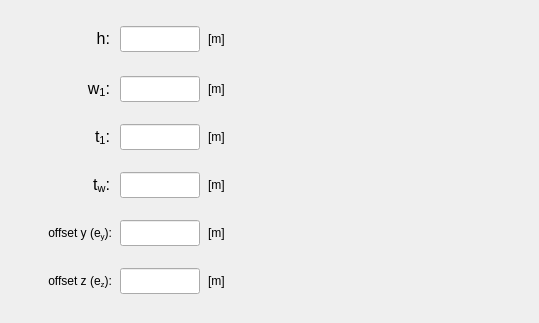
       <widget class="QWidget" name="tab_T_section">
        <attribute name="title">
         <string>T-section</string>
        </attribute>
        <widget class="QLabel" name="label_11">
         <property name="geometry">
          <rect>
           <x>280</x>
           <y>4</y>
           <width>250</width>
           <height>310</height>
          </rect>
         </property>
         <property name="text">
          <string/>
         </property>
         <property name="pixmap">
          <pixmap>../../../../../../data/figures/T_profile.PNG</pixmap>
         </property>
         <property name="scaledContents">
          <bool>true</bool>
         </property>
        </widget>
        <widget class="QLineEdit" name="lineEdit_offsetz_T_section">
         <property name="geometry">
          <rect>
           <x>120</x>
           <y>268</y>
           <width>80</width>
           <height>26</height>
          </rect>
         </property>
         <property name="minimumSize">
          <size>
           <width>80</width>
           <height>26</height>
          </size>
         </property>
         <property name="maximumSize">
          <size>
           <width>80</width>
           <height>26</height>
          </size>
         </property>
         <property name="font">
          <font>
           <family>Arial</family>
           <pointsize>11</pointsize>
           <weight>75</weight>
           <italic>true</italic>
           <bold>true</bold>
          </font>
         </property>
         <property name="focusPolicy">
          <enum>Qt::StrongFocus</enum>
         </property>
         <property name="styleSheet">
          <string notr="true">color: rgb(255, 0, 0);</string>
         </property>
         <property name="alignment">
          <set>Qt::AlignCenter</set>
         </property>
        </widget>
        <widget class="QLabel" name="label_143">
         <property name="geometry">
          <rect>
           <x>208</x>
           <y>268</y>
           <width>35</width>
           <height>26</height>
          </rect>
         </property>
         <property name="minimumSize">
          <size>
           <width>35</width>
           <height>26</height>
          </size>
         </property>
         <property name="maximumSize">
          <size>
           <width>35</width>
           <height>26</height>
          </size>
         </property>
         <property name="text">
          <string>[m]</string>
         </property>
         <property name="alignment">
          <set>Qt::AlignLeading|Qt::AlignLeft|Qt::AlignVCenter</set>
         </property>
        </widget>
        <widget class="QLabel" name="label_81">
         <property name="geometry">
          <rect>
           <x>20</x>
           <y>124</y>
           <width>90</width>
           <height>26</height>
          </rect>
         </property>
         <property name="minimumSize">
          <size>
           <width>90</width>
           <height>26</height>
          </size>
         </property>
         <property name="maximumSize">
          <size>
           <width>90</width>
           <height>26</height>
          </size>
         </property>
         <property name="text">
          <string>&lt;html&gt;&lt;head/&gt;&lt;body&gt;&lt;p align=&quot;right&quot;&gt;&lt;span style=&quot; font-size:12pt;&quot;&gt;t&lt;/span&gt;&lt;span style=&quot; font-size:12pt; vertical-align:sub;&quot;&gt;1&lt;/span&gt;&lt;span style=&quot; font-size:12pt;&quot;&gt;:&lt;/span&gt;&lt;/p&gt;&lt;/body&gt;&lt;/html&gt;</string>
         </property>
         <property name="alignment">
          <set>Qt::AlignCenter</set>
         </property>
        </widget>
        <widget class="QLabel" name="label_144">
         <property name="geometry">
          <rect>
           <x>208</x>
           <y>220</y>
           <width>35</width>
           <height>26</height>
          </rect>
         </property>
         <property name="minimumSize">
          <size>
           <width>35</width>
           <height>26</height>
          </size>
         </property>
         <property name="maximumSize">
          <size>
           <width>35</width>
           <height>26</height>
          </size>
         </property>
         <property name="text">
          <string>[m]</string>
         </property>
         <property name="alignment">
          <set>Qt::AlignLeading|Qt::AlignLeft|Qt::AlignVCenter</set>
         </property>
        </widget>
        <widget class="QLineEdit" name="lineEdit_height_T_section">
         <property name="geometry">
          <rect>
           <x>120</x>
           <y>26</y>
           <width>80</width>
           <height>26</height>
          </rect>
         </property>
         <property name="minimumSize">
          <size>
           <width>0</width>
           <height>26</height>
          </size>
         </property>
         <property name="maximumSize">
          <size>
           <width>80</width>
           <height>26</height>
          </size>
         </property>
         <property name="sizeIncrement">
          <size>
           <width>80</width>
           <height>26</height>
          </size>
         </property>
         <property name="font">
          <font>
           <family>Arial</family>
           <pointsize>11</pointsize>
           <weight>75</weight>
           <italic>true</italic>
           <bold>true</bold>
          </font>
         </property>
         <property name="focusPolicy">
          <enum>Qt::StrongFocus</enum>
         </property>
         <property name="styleSheet">
          <string notr="true">color: rgb(255, 0, 0);</string>
         </property>
         <property name="alignment">
          <set>Qt::AlignCenter</set>
         </property>
        </widget>
        <widget class="QLineEdit" name="lineEdit_w1_T_section">
         <property name="geometry">
          <rect>
           <x>120</x>
           <y>76</y>
           <width>80</width>
           <height>26</height>
          </rect>
         </property>
         <property name="minimumSize">
          <size>
           <width>0</width>
           <height>24</height>
          </size>
         </property>
         <property name="maximumSize">
          <size>
           <width>80</width>
           <height>26</height>
          </size>
         </property>
         <property name="sizeIncrement">
          <size>
           <width>0</width>
           <height>0</height>
          </size>
         </property>
         <property name="font">
          <font>
           <family>Arial</family>
           <pointsize>11</pointsize>
           <weight>75</weight>
           <italic>true</italic>
           <bold>true</bold>
          </font>
         </property>
         <property name="focusPolicy">
          <enum>Qt::StrongFocus</enum>
         </property>
         <property name="styleSheet">
          <string notr="true">color: rgb(255, 0, 0);</string>
         </property>
         <property name="alignment">
          <set>Qt::AlignCenter</set>
         </property>
        </widget>
        <widget class="QLabel" name="label_145">
         <property name="geometry">
          <rect>
           <x>208</x>
           <y>124</y>
           <width>35</width>
           <height>26</height>
          </rect>
         </property>
         <property name="minimumSize">
          <size>
           <width>35</width>
           <height>26</height>
          </size>
         </property>
         <property name="maximumSize">
          <size>
           <width>35</width>
           <height>26</height>
          </size>
         </property>
         <property name="text">
          <string>[m]</string>
         </property>
         <property name="alignment">
          <set>Qt::AlignLeading|Qt::AlignLeft|Qt::AlignVCenter</set>
         </property>
        </widget>
        <widget class="QLineEdit" name="lineEdit_offsety_T_section">
         <property name="geometry">
          <rect>
           <x>120</x>
           <y>220</y>
           <width>80</width>
           <height>26</height>
          </rect>
         </property>
         <property name="minimumSize">
          <size>
           <width>80</width>
           <height>26</height>
          </size>
         </property>
         <property name="maximumSize">
          <size>
           <width>80</width>
           <height>26</height>
          </size>
         </property>
         <property name="font">
          <font>
           <family>Arial</family>
           <pointsize>11</pointsize>
           <weight>75</weight>
           <italic>true</italic>
           <bold>true</bold>
          </font>
         </property>
         <property name="focusPolicy">
          <enum>Qt::StrongFocus</enum>
         </property>
         <property name="styleSheet">
          <string notr="true">color: rgb(255, 0, 0);</string>
         </property>
         <property name="alignment">
          <set>Qt::AlignCenter</set>
         </property>
        </widget>
        <widget class="QLineEdit" name="lineEdit_tw_T_section">
         <property name="geometry">
          <rect>
           <x>120</x>
           <y>172</y>
           <width>80</width>
           <height>26</height>
          </rect>
         </property>
         <property name="minimumSize">
          <size>
           <width>0</width>
           <height>24</height>
          </size>
         </property>
         <property name="maximumSize">
          <size>
           <width>80</width>
           <height>26</height>
          </size>
         </property>
         <property name="sizeIncrement">
          <size>
           <width>0</width>
           <height>0</height>
          </size>
         </property>
         <property name="font">
          <font>
           <family>Arial</family>
           <pointsize>11</pointsize>
           <weight>75</weight>
           <italic>true</italic>
           <bold>true</bold>
          </font>
         </property>
         <property name="focusPolicy">
          <enum>Qt::StrongFocus</enum>
         </property>
         <property name="styleSheet">
          <string notr="true">color: rgb(255, 0, 0);</string>
         </property>
         <property name="alignment">
          <set>Qt::AlignCenter</set>
         </property>
        </widget>
        <widget class="QLabel" name="label_83">
         <property name="geometry">
          <rect>
           <x>20</x>
           <y>76</y>
           <width>90</width>
           <height>26</height>
          </rect>
         </property>
         <property name="minimumSize">
          <size>
           <width>90</width>
           <height>26</height>
          </size>
         </property>
         <property name="maximumSize">
          <size>
           <width>90</width>
           <height>26</height>
          </size>
         </property>
         <property name="text">
          <string>&lt;html&gt;&lt;head/&gt;&lt;body&gt;&lt;p align=&quot;right&quot;&gt;&lt;span style=&quot; font-size:12pt;&quot;&gt;w&lt;/span&gt;&lt;span style=&quot; font-size:12pt; vertical-align:sub;&quot;&gt;1&lt;/span&gt;&lt;span style=&quot; font-size:12pt;&quot;&gt;:&lt;/span&gt;&lt;/p&gt;&lt;/body&gt;&lt;/html&gt;</string>
         </property>
         <property name="alignment">
          <set>Qt::AlignCenter</set>
         </property>
        </widget>
        <widget class="QLabel" name="label_148">
         <property name="geometry">
          <rect>
           <x>22</x>
           <y>220</y>
           <width>90</width>
           <height>26</height>
          </rect>
         </property>
         <property name="minimumSize">
          <size>
           <width>90</width>
           <height>26</height>
          </size>
         </property>
         <property name="maximumSize">
          <size>
           <width>90</width>
           <height>26</height>
          </size>
         </property>
         <property name="text">
          <string>&lt;html&gt;&lt;head/&gt;&lt;body&gt;&lt;p&gt;offset y (e&lt;span style=&quot; vertical-align:sub;&quot;&gt;y&lt;/span&gt;):&lt;/p&gt;&lt;/body&gt;&lt;/html&gt;</string>
         </property>
         <property name="alignment">
          <set>Qt::AlignRight|Qt::AlignTrailing|Qt::AlignVCenter</set>
         </property>
        </widget>
        <widget class="QLabel" name="label_149">
         <property name="geometry">
          <rect>
           <x>22</x>
           <y>268</y>
           <width>90</width>
           <height>26</height>
          </rect>
         </property>
         <property name="minimumSize">
          <size>
           <width>90</width>
           <height>26</height>
          </size>
         </property>
         <property name="maximumSize">
          <size>
           <width>90</width>
           <height>26</height>
          </size>
         </property>
         <property name="text">
          <string>&lt;html&gt;&lt;head/&gt;&lt;body&gt;&lt;p&gt;offset z (e&lt;span style=&quot; vertical-align:sub;&quot;&gt;z&lt;/span&gt;):&lt;/p&gt;&lt;/body&gt;&lt;/html&gt;</string>
         </property>
         <property name="alignment">
          <set>Qt::AlignRight|Qt::AlignTrailing|Qt::AlignVCenter</set>
         </property>
        </widget>
        <widget class="QLabel" name="label_151">
         <property name="geometry">
          <rect>
           <x>208</x>
           <y>76</y>
           <width>35</width>
           <height>26</height>
          </rect>
         </property>
         <property name="minimumSize">
          <size>
           <width>35</width>
           <height>26</height>
          </size>
         </property>
         <property name="maximumSize">
          <size>
           <width>35</width>
           <height>26</height>
          </size>
         </property>
         <property name="text">
          <string>[m]</string>
         </property>
         <property name="alignment">
          <set>Qt::AlignLeading|Qt::AlignLeft|Qt::AlignVCenter</set>
         </property>
        </widget>
        <widget class="QLineEdit" name="lineEdit_t1_T_section">
         <property name="geometry">
          <rect>
           <x>120</x>
           <y>124</y>
           <width>80</width>
           <height>26</height>
          </rect>
         </property>
         <property name="minimumSize">
          <size>
           <width>0</width>
           <height>24</height>
          </size>
         </property>
         <property name="maximumSize">
          <size>
           <width>80</width>
           <height>26</height>
          </size>
         </property>
         <property name="sizeIncrement">
          <size>
           <width>0</width>
           <height>0</height>
          </size>
         </property>
         <property name="font">
          <font>
           <family>Arial</family>
           <pointsize>11</pointsize>
           <weight>75</weight>
           <italic>true</italic>
           <bold>true</bold>
          </font>
         </property>
         <property name="focusPolicy">
          <enum>Qt::StrongFocus</enum>
         </property>
         <property name="styleSheet">
          <string notr="true">color: rgb(255, 0, 0);</string>
         </property>
         <property name="alignment">
          <set>Qt::AlignCenter</set>
         </property>
        </widget>
        <widget class="QLabel" name="label_85">
         <property name="geometry">
          <rect>
           <x>20</x>
           <y>172</y>
           <width>90</width>
           <height>26</height>
          </rect>
         </property>
         <property name="minimumSize">
          <size>
           <width>90</width>
           <height>26</height>
          </size>
         </property>
         <property name="maximumSize">
          <size>
           <width>90</width>
           <height>26</height>
          </size>
         </property>
         <property name="text">
          <string>&lt;html&gt;&lt;head/&gt;&lt;body&gt;&lt;p align=&quot;right&quot;&gt;&lt;span style=&quot; font-size:12pt;&quot;&gt;t&lt;/span&gt;&lt;span style=&quot; font-size:12pt; vertical-align:sub;&quot;&gt;w&lt;/span&gt;&lt;span style=&quot; font-size:12pt;&quot;&gt;:&lt;/span&gt;&lt;/p&gt;&lt;/body&gt;&lt;/html&gt;</string>
         </property>
         <property name="alignment">
          <set>Qt::AlignCenter</set>
         </property>
        </widget>
        <widget class="QLabel" name="label_152">
         <property name="geometry">
          <rect>
           <x>208</x>
           <y>26</y>
           <width>35</width>
           <height>26</height>
          </rect>
         </property>
         <property name="minimumSize">
          <size>
           <width>35</width>
           <height>26</height>
          </size>
         </property>
         <property name="maximumSize">
          <size>
           <width>35</width>
           <height>26</height>
          </size>
         </property>
         <property name="text">
          <string>[m]</string>
         </property>
         <property name="alignment">
          <set>Qt::AlignLeading|Qt::AlignLeft|Qt::AlignVCenter</set>
         </property>
        </widget>
        <widget class="QLabel" name="label_87">
         <property name="geometry">
          <rect>
           <x>20</x>
           <y>26</y>
           <width>90</width>
           <height>26</height>
          </rect>
         </property>
         <property name="minimumSize">
          <size>
           <width>90</width>
           <height>26</height>
          </size>
         </property>
         <property name="maximumSize">
          <size>
           <width>90</width>
           <height>26</height>
          </size>
         </property>
         <property name="text">
          <string>&lt;html&gt;&lt;head/&gt;&lt;body&gt;&lt;p align=&quot;right&quot;&gt;&lt;span style=&quot; font-size:12pt;&quot;&gt;h:&lt;/span&gt;&lt;/p&gt;&lt;/body&gt;&lt;/html&gt;</string>
         </property>
         <property name="alignment">
          <set>Qt::AlignCenter</set>
         </property>
        </widget>
        <widget class="QLabel" name="label_153">
         <property name="geometry">
          <rect>
           <x>208</x>
           <y>172</y>
           <width>35</width>
           <height>26</height>
          </rect>
         </property>
         <property name="minimumSize">
          <size>
           <width>35</width>
           <height>26</height>
          </size>
         </property>
         <property name="maximumSize">
          <size>
           <width>35</width>
           <height>26</height>
          </size>
         </property>
         <property name="text">
          <string>[m]</string>
         </property>
         <property name="alignment">
          <set>Qt::AlignLeading|Qt::AlignLeft|Qt::AlignVCenter</set>
         </property>
        </widget>
       </widget>
